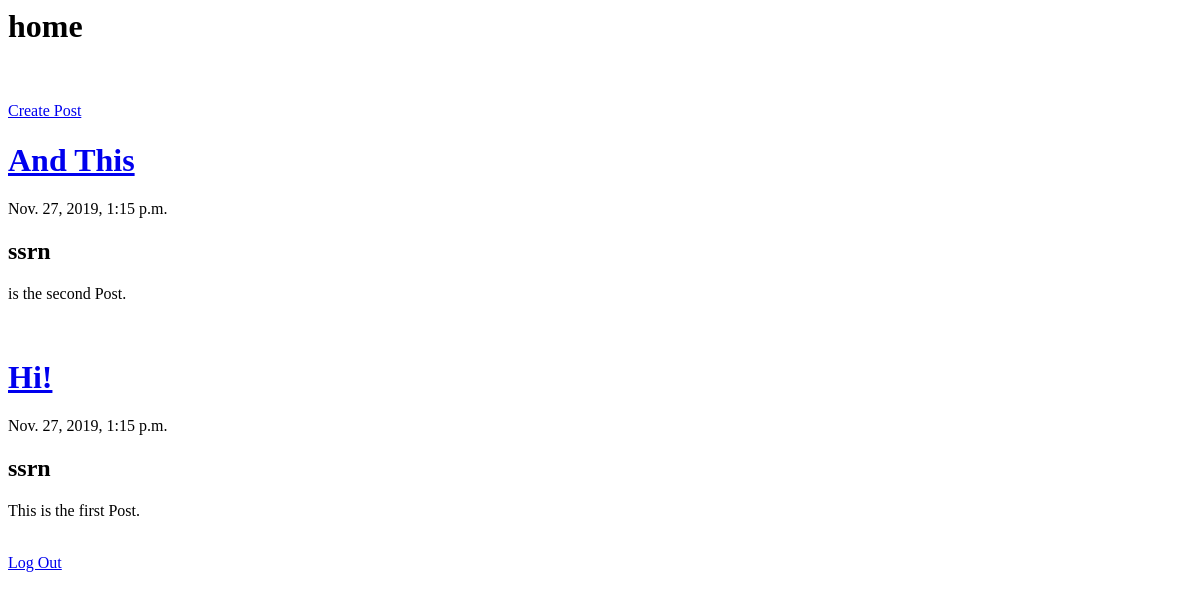
Page /home/ on the earlier database version.
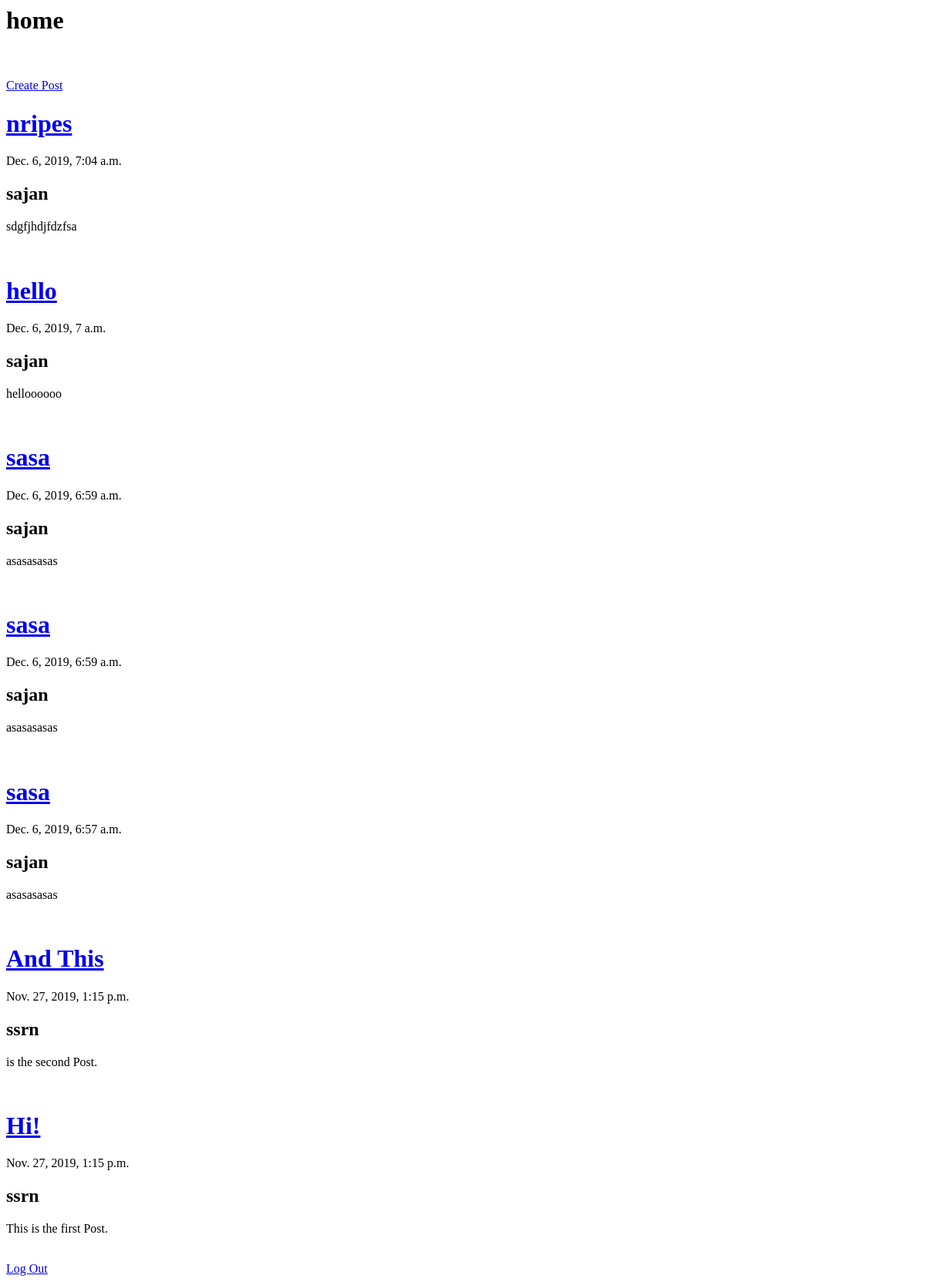
Same page on the later database version.
### first/models.py (models this page shows, shortened)
class Post(models.Model):
    title = models.CharField(max_length=100)
    content = models.TextField()
    date_posted = models.DateTimeField(default=timezone.now)
    author = models.ForeignKey(User, on_delete=models.CASCADE)

### first/views.py (the view)
# urls.py: path('home/', PostListView.as_view(), name='home'),
class PostListView(ListView):
    model = Post
    template_name = 'home.html'
    context_object_name = 'posts'
    ordering = [
        '-date_posted'
    ]

### first/templates/home.html
<div class="jumbotron">
    <h1>home</h1>
    <br><br>
    <a href="{% url 'post-create' %}">Create Post</a>
    <br>
    {% for post in posts %}
    <div>
        <div><a href="{% url 'post-detail' post.id %}">
                <h1>{{post.title}}</h1>
            </a>
            <p>{{ post.date_posted}}</p>
        </div>
        <h2>{{post.author}}</h2>
        <p>{{post.content}}</p>
        <br>
    </div>
    {% endfor %}
    <a href="{% url 'logout' %}">Log Out</a>
</div>

Differences in the rows shown:
added Post: title "nripes", date_posted "Dec. 6, 2019, 7:04 a.m.", author "sajan", content "sdgfjhdjfdzfsa"
added Post: title "hello", date_posted "Dec. 6, 2019, 7 a.m.", author "sajan", content "helloooooo"
added Post: title "sasa", date_posted "Dec. 6, 2019, 6:59 a.m.", author "sajan", content "asasasasas"
added Post: title "sasa", date_posted "Dec. 6, 2019, 6:59 a.m.", author "sajan", content "asasasasas"
added Post: title "sasa", date_posted "Dec. 6, 2019, 6:57 a.m.", author "sajan", content "asasasasas"
